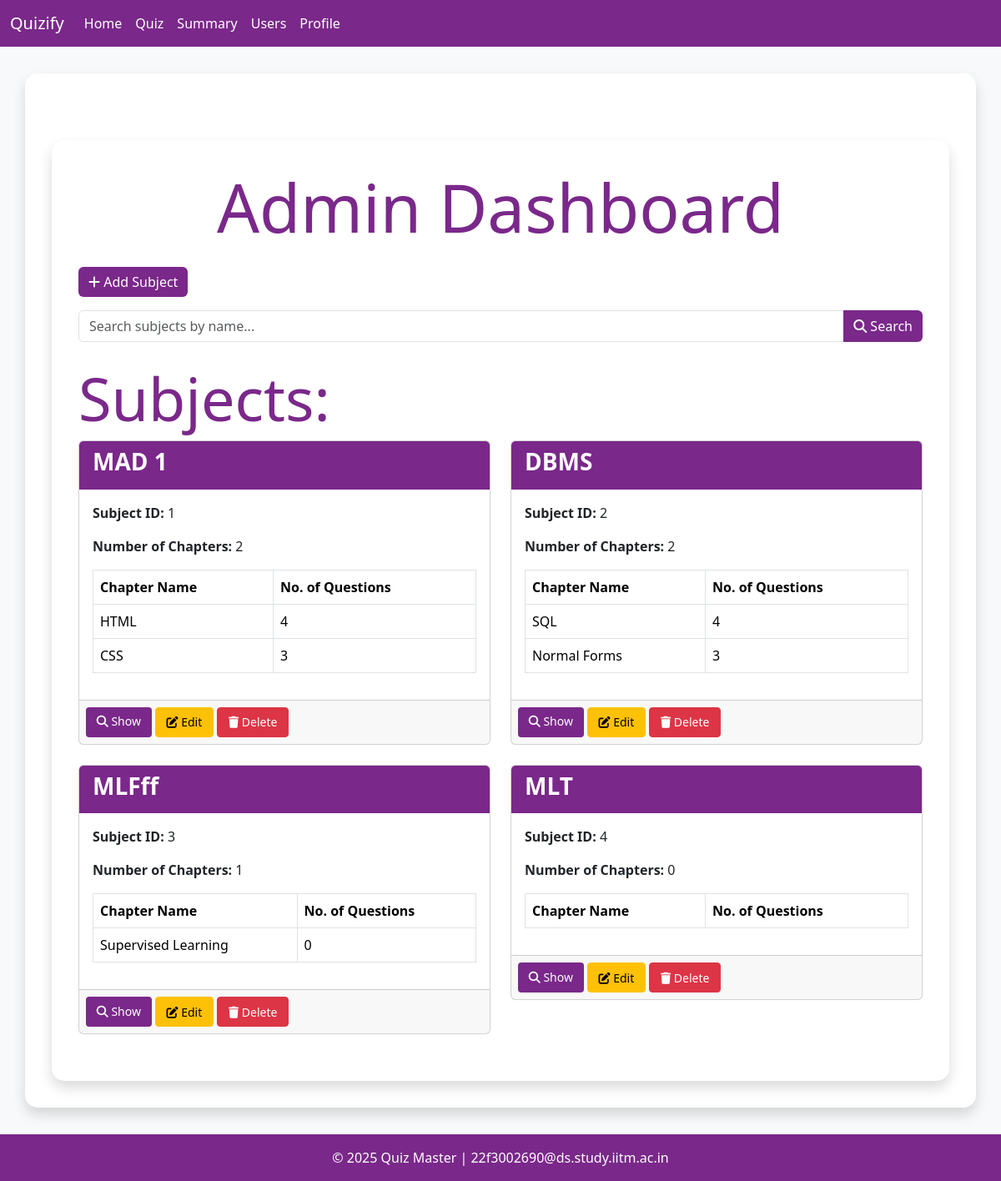
Page /admin/admin (signed in) on the committed database.
### models/models.py (models this page shows)
class Subject(db.Model):
    id = db.Column(db.Integer, primary_key=True)
    name = db.Column(db.String[32], unique=True, nullable=False)
    description = db.Column(db.Text, nullable=True)
    chapters = db.relationship('Chapter', backref='subject', lazy=True, cascade='all, delete-orphan')

class Chapter(db.Model):
    id = db.Column(db.Integer, primary_key=True)
    subject_id = db.Column(db.Integer, db.ForeignKey('subject.id'), nullable=False)
    name = db.Column(db.String[32], unique=True, nullable=False)
    description = db.Column(db.Text, nullable=True)
    quizes = db.relationship('Quiz', backref='chapter', lazy=True, cascade='all, delete-orphan')

### controllers/routes.py (the view)
@app.route('/admin/admin')
@admin_required
def admin():
    subjects = Subject.query.all()
    subject_names = [subject.name for subject in subjects]
    subject_sizes = [len(subject.chapters) for subject in subjects]
    quiz_counts = []
    question_counts = []
    for subject in subjects:
        quizzes = Quiz.query.join(Chapter).filter(Chapter.subject_id == subject.id).all()
        quiz_counts.append(len(quizzes))
        total_questions = sum(len(quiz.questions) for quiz in quizzes)
        question_counts.append(total_questions)
    return render_template(
        'admin/admin.html',
        subjects=subjects,
        subject_names=subject_names,
        subject_sizes=subject_sizes,
        quiz_counts=quiz_counts,
        question_counts=question_counts
    )

### controllers/routes.py (called while the page is built)
def admin_required(func):
    @wraps(func)
    def inner(*args, **kwargs):
        if 'user_id' not in session:
            flash('Please login to continue')
            return redirect(url_for('login'))
        user = User.query.get(session['user_id'])
        if not user.is_admin:
            flash('You are not authorized to access this page')
            return redirect(url_for('index'))
        return func(*args, **kwargs)
    return inner

### templates/admin/admin.html (shortened to what this page needs)
{% extends 'layout.html' %} {% block title %}Admin Dashboard{% endblock %} {%
block content %}
<div class="container mt-5">
  <h1 class="display-1 text-center text-purple mb-4">Admin Dashboard</h1>
  <a href="{{ url_for('add_subject') }}" class="btn btn-purple mb-3">
    <i class="fas fa-plus"></i> Add Subject
  </a>
  <div class="mb-4">
    <div class="input-group">
      <input
        type="text"
        class="form-control"
        id="subjectSearch"
        placeholder="Search subjects by name..."
        onkeyup="filterSubjects()"
      />
      <button class="btn btn-purple" type="button" onclick="filterSubjects()">
        <i class="fas fa-search"></i> Search
      </button>
    </div>
  </div>
  <h2 class="display-2 text-purple">Subjects:</h2>
  <div class="row" id="subjectList">
    {% for subject in subjects %}
    <div class="col-md-6 subject-card" data-name="{{ subject.name|lower }}">
      <div class="card mb-4">
        <div class="card-header bg-purple text-white">
          <h3 class="card-title">{{ subject.name }}</h3>
        </div>
        <div class="card-body">
          <p><strong>Subject ID:</strong> {{ subject.id }}</p>
          <p>
            <strong>Number of Chapters:</strong> {{ subject.chapters|length }}
          </p>
          <table class="table table-bordered">
            <thead>
              <tr>
                <th>Chapter Name</th>
                <th>No. of Questions</th>
              </tr>
            </thead>
            <tbody>
              {% for chapter in subject.chapters %}
              <tr>
                <td>{{ chapter.name }}</td>
                <td>
                  {% set total_questions = namespace(value=0) %} {% for quiz in
                  chapter.quizes %} {% set total_questions.value =
                  total_questions.value + quiz.questions|length %} {% endfor %}
                  {{ total_questions.value }}
                </td>
              </tr>
              {% endfor %}
            </tbody>
          </table>
        </div>
        <div class="card-footer d-flex p-2">
          <a
            href="{{ url_for('show_subject', id=subject.id) }}"
            class="btn btn-purple btn-sm me-1"
          >
            <i class="fas fa-search"></i> Show
          </a>
          <a
            href="{{ url_for('edit_subject', id=subject.id) }}"
            class="btn btn-warning btn-sm me-1"
          >
            <i class="fas fa-edit"></i> Edit
          </a>
          <a
            href="{{ url_for('delete_subject', id=subject.id) }}"
            class="btn btn-danger btn-sm"
          >
            <i class="fas fa-trash"></i> Delete
          </a>
        </div>
      </div>
    </div>
    {% endfor %}
  </div>
</div>
{% endblock %}

### templates/layout.html (style rules this page uses)
:root { --purple-primary: #7a288a; --purple-secondary: #5c1a7d; }
body { background-color: #f8f9fa; min-height: 100vh; display: flex; flex-direction: column; }
.container { background-color: white; padding: 2rem; border-radius: 15px; box-shadow: 0 0.5rem 1rem rgba(0, 0, 0, 0.15); margin-top: 2rem; flex: 1; }
.btn-purple { background-color: var(--purple-primary); color: white; border: none; }
.text-purple { color: var(--purple-primary) !important; }
.table thead { background-color: var(--purple-primary); color: white; }

### templates/admin/admin.html (style rules this page uses)
.text-purple { color: #7a288a; }
.bg-purple { background-color: #7a288a; }
.btn-purple { background-color: #7a288a; color: white; }
.card-title { font-weight: bold; }
.card-header { border-bottom: none; font-size: larger; }
.card-footer { padding: 0.5rem; }
.btn-sm { margin: 0; padding: 0.4rem 0.8rem; }

### templates/navbar.html (style rules this page uses)
.bg-purple { background-color: #7a288a; }

### rows in the picture
Subject: name "MAD 1", id "1", chapters|length "2"
Chapter: name "HTML", value "4"
Chapter: name "CSS", value "3"
Subject: name "DBMS", id "2", chapters|length "2"
Chapter: name "SQL", value "4"
Chapter: name "Normal Forms", value "3"
Subject: name "MLFff", id "3", chapters|length "1"
Chapter: name "Supervised Learning", value "0"
Subject: name "MLT", id "4", chapters|length "0"
